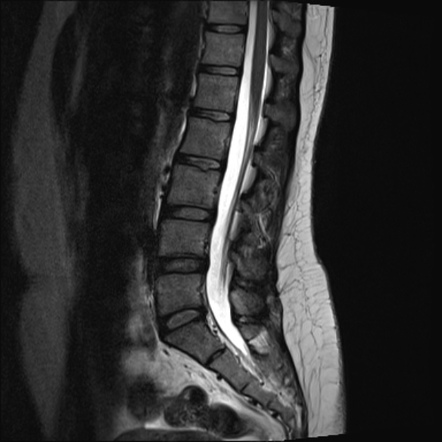
#> input picture lumbar.jpg, 442 x 442 px
$ python p.py
#> lines starting #> are read from the running program, lines starting #| are printed output that depends on the picture
import cv2
import random
import imutils
import numpy as np

# Each pixel value of a color image is [x,y,z], Each pixel value of gray image is one np.uint8
image = cv2.imread('lumbar.jpg')
#> image is the input picture: shape (442, 442, 3); min 3, max 255, mean 48.8
gray_img = cv2.cvtColor(image, cv2.COLOR_BGR2GRAY) # Turn a color image into a grayscale image （RGB The color turns grey ）


# Image resizing
ori_h, ori_w = image.shape[:2] # Get the length and width of the original image
#> ori_h = 442; ori_w = 442
height, width = gray_img.shape[:2] # Get the length and width of the gray image
#> height = 442; width = 442
image = cv2.resize(image, (int(ori_w / ori_h * 400), 400), interpolation=cv2.INTER_CUBIC) # Transform the image size and interpolate it three times
#> image: shape (400, 400, 3)
gray_img = cv2.resize(gray_img, (int(width / height * 400), 400), interpolation=cv2.INTER_CUBIC) # Transform the image size and interpolate it three times
#> gray_img: shape (400, 400)


# a<0 and b=0: The bright areas of the image darken , Dark areas brighten
a, b = -0.5, 0
new_img1 = np.ones((gray_img.shape[0], gray_img.shape[1]), dtype=np.uint8) # Initialize a new image for transformation , And the size is the same as the gray image size
for i in range(new_img1.shape[0]):
    for j in range(new_img1.shape[1]):
        new_img1[i][j] = gray_img[i][j] * a + b # original image *a+b
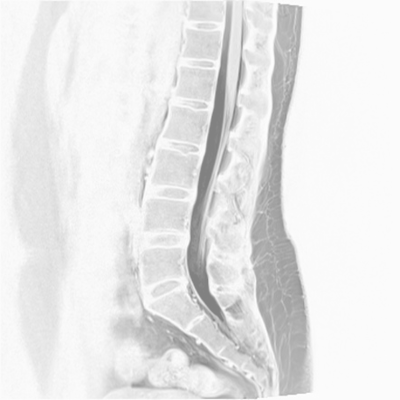
#> new_img1: shape (400, 400); min 129, max 254, mean 231.8


# a>1: Enhance the contrast of the image , The image looks clearer
a, b = 1.5, 20
new_img2 = np.ones((gray_img.shape[0], gray_img.shape[1]), dtype=np.uint8)
for i in range(new_img2.shape[0]):
    for j in range(new_img2.shape[1]):
        if gray_img[i][j] * a + b > 255:
            new_img2[i][j] = 255
        else:
            new_img2[i][j] = gray_img[i][j] * a + b
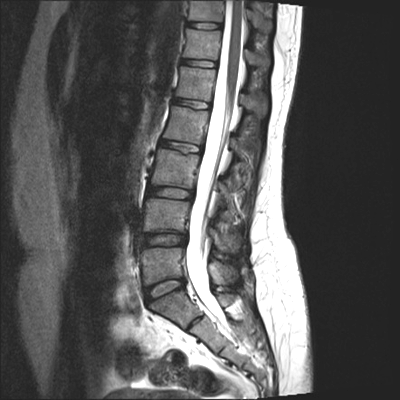
#> new_img2: shape (400, 400); min 27, max 255, mean 89.3


# a<1: Reduces the contrast of the image , The image looks dark
a, b = 0.5, 0
new_img3 = np.ones((gray_img.shape[0], gray_img.shape[1]), dtype=np.uint8)
for i in range(new_img3.shape[0]):
    for j in range(new_img3.shape[1]):
        new_img3[i][j] = gray_img[i][j] * a + b
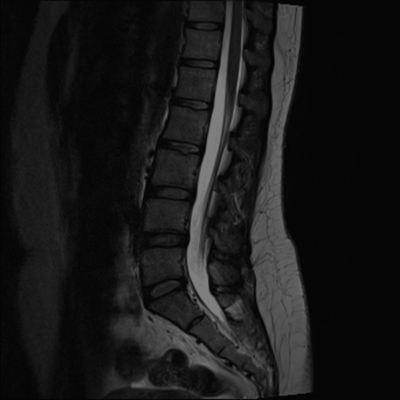
#> new_img3: shape (400, 400); min 2, max 127, mean 24.2


# a=1 And b≠0, The gray value of the whole image moves up or down , That is to say, the whole image becomes bright or dark , Does not change the contrast of the image
a, b = 1, -50
new_img4 = np.ones((gray_img.shape[0], gray_img.shape[1]), dtype=np.uint8)
for i in range(new_img4.shape[0]):
    for j in range(new_img4.shape[1]):
        pix = gray_img[i][j] * a + b
        if pix > 255:
            new_img4[i][j] = 255
        elif pix < 0:
            new_img4[i][j] = 0
        else:
            new_img4[i][j] = pix
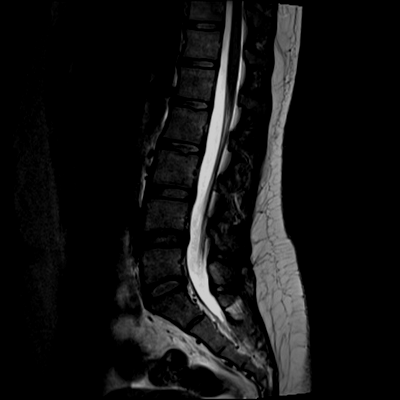
#> new_img4: shape (400, 400); min 0, max 205, mean 18.5


# a=-1, b=255, Image reversal
new_img5 = 255 - gray_img
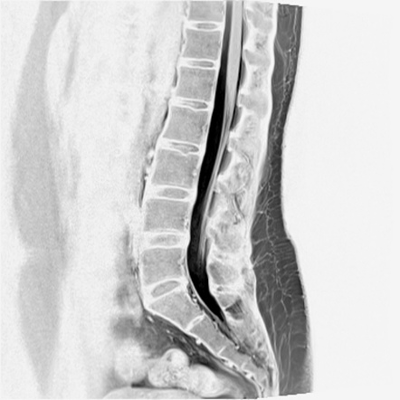
#> new_img5: shape (400, 400); min 0, max 250, mean 206.2
cv2.imshow('origin', imutils.resize(image, 800))
cv2.imshow('gray', imutils.resize(gray_img, 800))
cv2.imshow('a<0 and b=0', imutils.resize(new_img1, 800))
cv2.imshow('a>1 and b>=0', imutils.resize(new_img2, 800))
cv2.imshow('a<1 and b>=0', imutils.resize(new_img3, 800))
cv2.imshow('a=1 and b><0', imutils.resize(new_img4, 800))
cv2.imshow('a=-1 and b=255', imutils.resize(new_img5, 800))
if cv2.waitKey(0) == 27:
#> (key Esc is pressed here)
    cv2.destroyAllWindows()

$ run again, with Malignant_case.jpg copied over lumbar.jpg
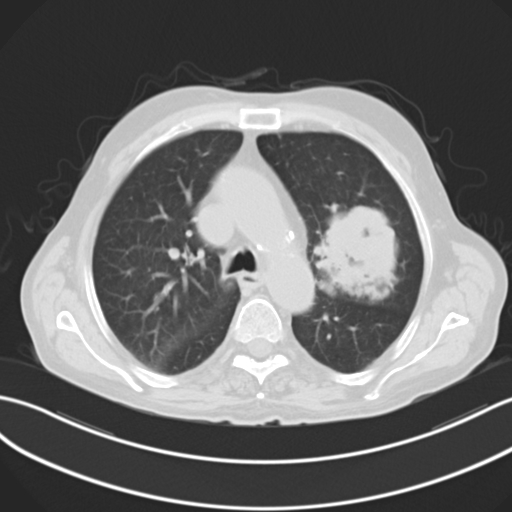
#> input picture Malignant_case.jpg, 512 x 512 px
#> image is the input picture: shape (512, 512, 3); min 37, max 255, mean 107.5
#> image: shape (400, 400, 3)
#> after the loop `for i in range(new_img4.shape[0]):`:
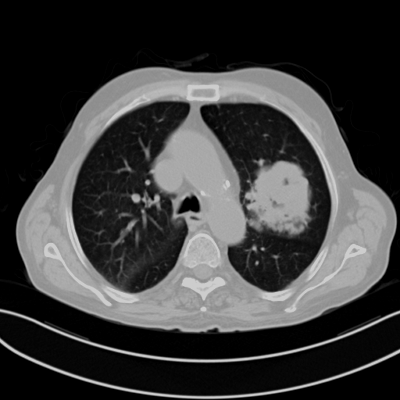
#> new_img4: shape (400, 400); min 0, max 205, mean 60
#> `new_img5 = 255 - gray_img`:
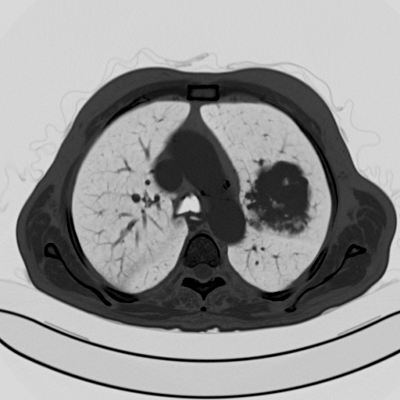
#> new_img5: shape (400, 400); min 0, max 221, mean 147.5
